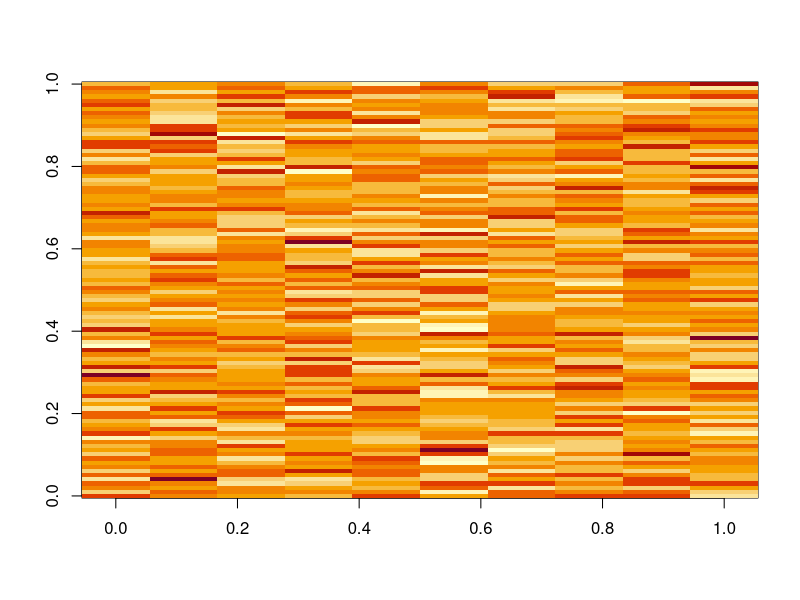
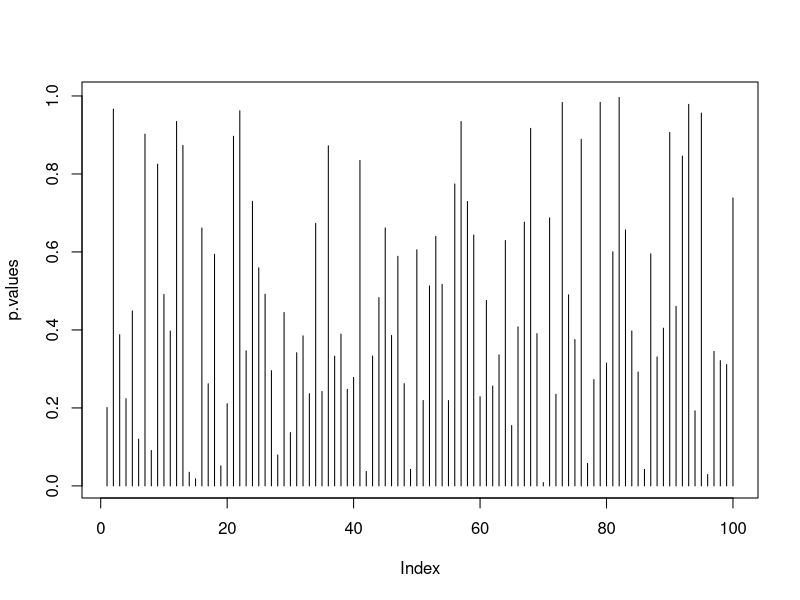

Recreate these plots in R, in order.
## ---- chunk 1
library(mvtnorm)
n <- 1e1
p <- 1e2
mu <- rep(0,p)
x <- rmvnorm(n = n, mean = mu)
dim(x)
image(x)
## ---- chunk 2
p.values <- apply(X = x, MARGIN = 2, FUN = function(y) t.test(y)$p.value) 
plot(p.values, type='h')
## ---- chunk 3
alpha <- 0.05
p.values.holm <- p.adjust(p.values, method = 'holm' )
table(p.values.holm < alpha)
## ---- chunk 4
alpha <- 0.05
p.values.BH <- p.adjust(p.values, method = 'BH' )
table(p.values.BH < alpha)
## ---- chunk 5
mu[1:10] <- 2
x <- rmvnorm(n = n, mean = mu)
p.values <- apply(X = x, MARGIN = 2, FUN = function(y) t.test(y)$p.value) 
p.values.BH <- p.adjust(p.values, method = 'BH' )
which(p.values.BH < alpha)
